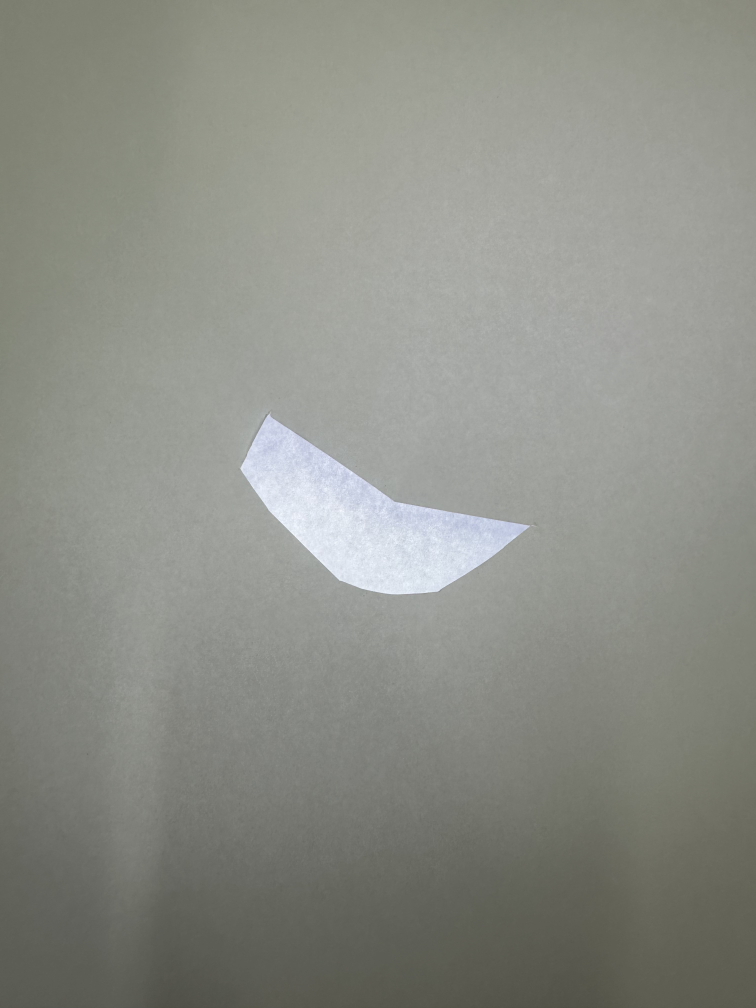
#> input picture img.jpg, 3024 x 4032 px, given in place of the camera (shown at 1/4 size)
$ python fun.py
#> lines starting #> are read from the running program, lines starting #| are printed output that depends on the picture; after the words box and inside, x2 and y2 are one past the last pixel; in counts of white or black regions, pixels touching at a corner belong together
import cv2
import numpy as np
import largestinteriorrectangle as lir

SCALE = 0.04

def find_LargestInteriorRectangle(binary_image, contour):
    contour_array = contour[:, 0, :]
    grid = (binary_image == 255)
    largest_rectangle = lir.lir(grid, contour_array)
    top_left = lir.pt1(largest_rectangle)
    bottom_right = lir.pt2(largest_rectangle)
    return top_left, bottom_right


class VideoProcessor:
    def __init__(self, camera_index=0, width=640, height=480):
#> in run, frame is the input picture: shape (4032, 3024, 3); mean B, G, R 134.9, 142.2, 140.4
        self.cap = cv2.VideoCapture(camera_index)
        self.cap.set(cv2.CAP_PROP_FRAME_WIDTH, width)
        self.cap.set(cv2.CAP_PROP_FRAME_HEIGHT, height)
        self.bg_subtractor = cv2.createBackgroundSubtractorMOG2(history=500, varThreshold=16, detectShadows=False)

    def process_frame(self, frame):
        kernel = np.ones((60, 60), np.uint8)
        reusability = False

        # Convert to grayscale and apply threshold
        gray = cv2.cvtColor(frame, cv2.COLOR_BGR2GRAY)
        _, binary = cv2.threshold(gray, 127, 255, cv2.THRESH_BINARY_INV + cv2.THRESH_OTSU)
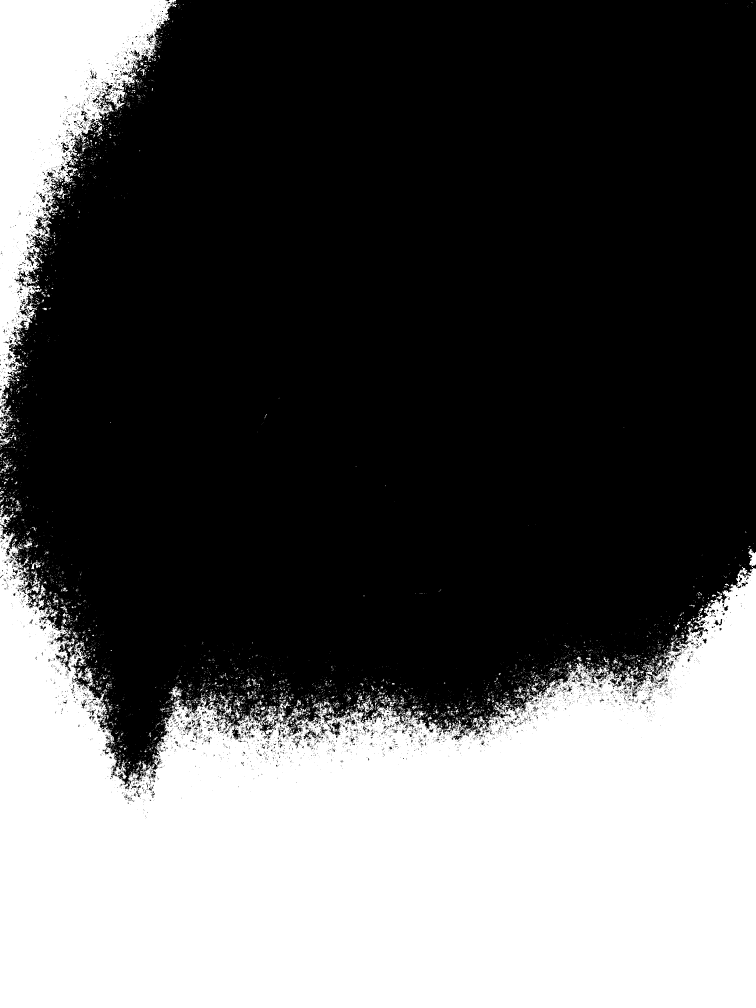
#> binary: shape (4032, 3024) (shown at 1/4 size); 35.5% white; 7230 white regions (6596 under 20 px), largest, box (x1, y1, x2, y2) and area: (0, 2100, 3024, 4032) 3825457, (0, 0, 707, 1720) 438022, (861, 2769, 930, 2864) 1456


        # Background subtraction and morphological filtering
        fgmask = self.bg_subtractor.apply(frame)
#> fgmask: shape (4032, 3024); every value is 255
        fgmask = cv2.morphologyEx(binary, cv2.MORPH_CLOSE, kernel)
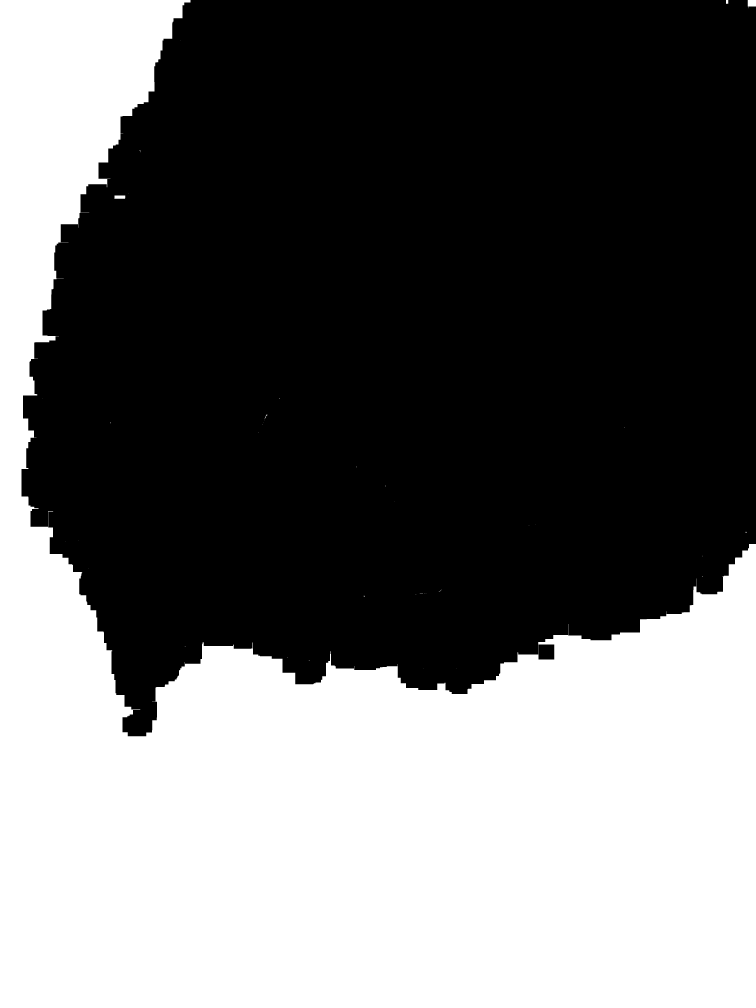
#> fgmask: shape (4032, 3024) (shown at 1/4 size); 41.8% white; 40 white regions (35 under 20 px)

        # Find contours
        contours, _ = cv2.findContours(fgmask, cv2.RETR_TREE, cv2.CHAIN_APPROX_NONE)
#> contours = 41 contours, 36 with area under 20; largest, box (x1, y1, x2, y2) and area: (0, 0, 3024, 4032) 5085985, (2153, 2577, 2218, 2639) 3902, (2991, 0, 3024, 33) 801, (458, 782, 501, 796) 503, (2904, 0, 2913, 16) 112
        if not contours:
            return frame

        contour = max(contours, key=cv2.contourArea)
#> contour = contour of 19122 points, box (x1, y1, x2, y2) (0, 0, 3024, 4032), area 5085985

        # Find the largest interior rectangle
        try:
            top_left, bottom_right = find_LargestInteriorRectangle(binary, contour)
#> in find_LargestInteriorRectangle, `contour_array = contour[:, 0, :]`: contour_array = 19122 pairs, first value 0 to 3023, second value 0 to 4031
            # Draw
            cv2.drawContours(frame, contour, -1, (0, 255, 0), 3)

            # Dimensions
            width_px = bottom_right[0] - top_left[0]
            height_px = bottom_right[1] - top_left[1]
            width_cm = round(width_px * SCALE, 2)
            height_cm = round(height_px * SCALE, 2)

            if (width_cm and height_cm) > 10.0:
                reusability = True

            # Add reusability text on the scaled-down image
            text = "Reusable" if reusability else "Not Reusable"
            print("[+] Width:", width_cm, "cm", "Height:", height_cm, "cm", text)

            cv2.rectangle(frame, top_left, bottom_right, (255, 0, 0), 2) if reusability else cv2.rectangle(frame, top_left, bottom_right, (0, 0, 255), 2)

            font_color = (0, 0, 255) if not reusability else (0, 255, 0)
            text_size = cv2.getTextSize(text, cv2.FONT_HERSHEY_SIMPLEX, 0.5, 1)[0]
            text_x = top_left[0] + (width_px - text_size[0]) // 2
            text_y = top_left[1] + (height_px + text_size[1]) // 2
            cv2.putText(frame, text, (text_x, text_y), cv2.FONT_HERSHEY_SIMPLEX, 0.5, font_color, 1, cv2.LINE_AA)


        except Exception as e:
            # print("LIR computation failed:", e)
            return frame

        return frame

    def run(self):
        while True:
            ret, frame = self.cap.read()
            if not ret:
                break

            processed_frame = self.process_frame(frame)
            cv2.imshow('Frame', processed_frame)

            if cv2.waitKey(1) & 0xFF == ord('q'):
                break

        self.cleanup()

    def cleanup(self):
        self.cap.release()
        cv2.destroyAllWindows()


if __name__ == "__main__":
    processor = VideoProcessor()
    processor.run()
#> (the call stopped at in find_LargestInteriorRectangle, `largest_rectangle = lir.lir(grid, contour_array)`: largestinteriorrectangle is not available in this run)
